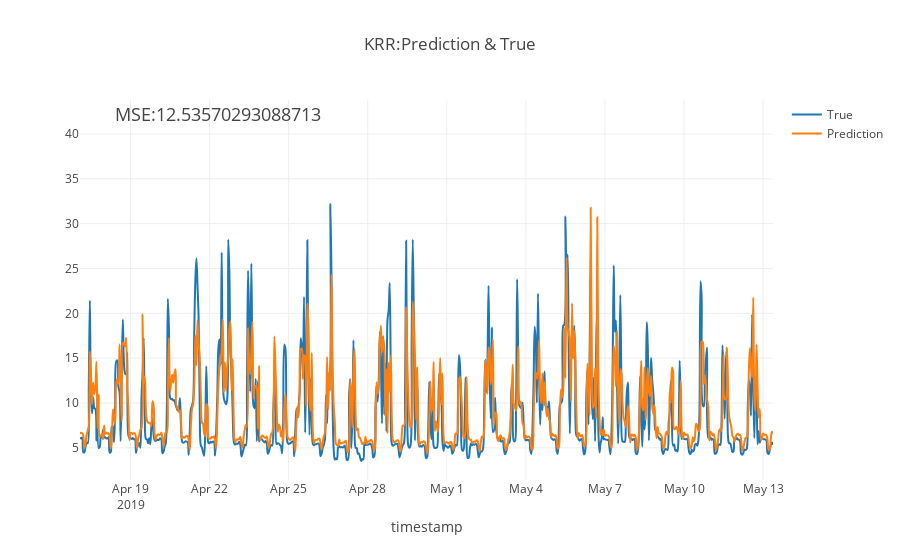

The cell this chart's notebook holds for it:
### Code cell
pre_time_KRR = data.pre_time
plot_results(predicted_data=y_predcit_kw_kr.flatten(), 
             true_data=y_true_kw_kr.flatten(),
             pre_time=pre_time_KRR,
             type_='KRR',
             mse = mse_kr)

### Figure 1 — Plotly figure (JSON) as saved in the notebook; plotly's stock layout.template omitted (floating-point values rounded to 4 significant figures; data arrays with more than 128 entries replaced by an {"elided": "..."} marker saying what was removed)
{"data": [{"hoverinfo": "name", "line": {"shape": "spline"}, "mode": "lines", "name": "True", "type": "scatter", "uid": "2dc8486f-d9b3-4937-9bcd-f730dd258c8e", "x": {"elided": "632 str values"}, "y": {"elided": "632 float values"}}, {"hoverinfo": "name", "line": {"shape": "spline"}, "mode": "lines", "name": "Prediction", "type": "scatter", "uid": "04c70955-9a5b-4457-bc1c-8671ef733406", "x": {"elided": "632 str values"}, "y": {"elided": "632 float values"}}], "layout": {"annotations": [{"font": {"size": 18}, "showarrow": false, "text": "MSE:12.53570293088713", "x": "2019-04-22 08:00:00", "xref": "x", "y": 42.23, "yref": "y"}], "title": {"text": "KRR:Prediction & True"}, "xaxis": {"title": {"text": "timestamp"}}}}
